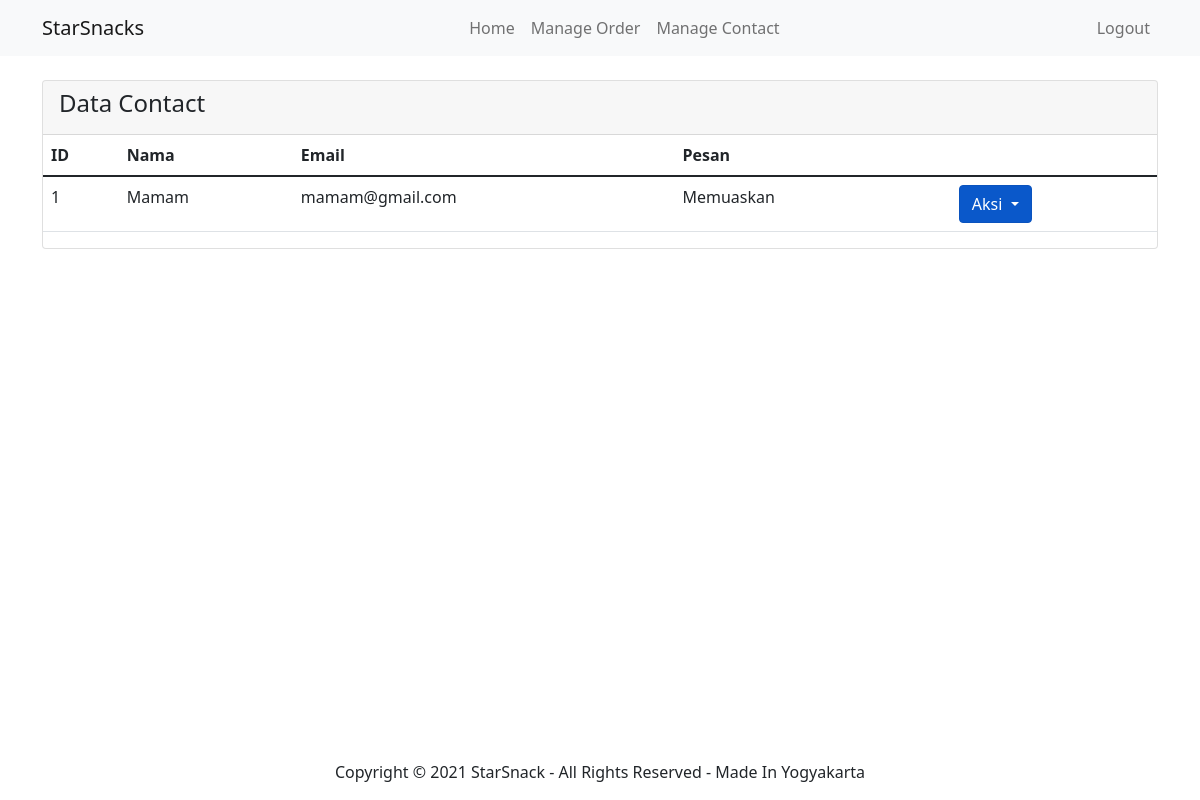
Page /manage-contact.php on the committed database.
### tables this page shows
CREATE TABLE `tbl_contact` (
  `id` int(10) NOT NULL,
  `nama` varchar(255) NOT NULL,
  `email` varchar(255) NOT NULL,
  `pesan` text NOT NULL
);

### manage-contact.php (the view, shortened to what this page needs)
<?php
    include("partial/header.php");
    require("env.php");
    include("admin-menu.php")
    ?>
<div class="container">
    <div class="page-heading">
        <section class="section">
            <div class="row">
                <div class="col-12 py-4">
                    <div class="card">
                        <div class="card-header">
                            <div class="row">
                                <div class="col-6">
                                    <h4 class="card-title">Data Contact</h4>
                                </div>
                            </div>
                        </div>
                        <div class="card-content">
                            <div class="table">
                                <table class="table">
                                    <thead class="thead-dark">
                                        <tr>
                                            <th>ID</th>
                                            <th>Nama</th>
                                            <th>Email</th>
                                            <th>Pesan</th>
                                        </tr>
                                    </thead>
                                    <tbody>
                                        <?php
                                            $sql = "SELECT id,nama,email,pesan FROM tbl_contact";
                                            $hasil = mysqli_query($con,$sql) or exit("Error query: <b>".$sql."</b>.");
                                            while($data = mysqli_fetch_assoc($hasil)){
                                        ?>
                                        <tr>
                                            <td><?php echo $data['id']; ?></td>
                                            <td><?php echo $data['nama']; ?></td>
                                            <td><?php echo $data['email']; ?></td>
                                            <td><?php echo $data['pesan']; ?></td>
                                            <td></td>
                                            <td>
                                                <div class="dropdown show">
                                                    <a class="btn btn-primary dropdown-toggle me-1"
                                                        type="button" id="dropdownMenuButton"
                                                        data-bs-toggle="dropdown" aria-haspopup="true"
                                                        aria-expanded="false">
                                                        Aksi
                                                    </a>
                                                </div>
                                            </td>
                                        </tr>
                                        <?php
                                            }
                                        ?>
                                    </tbody>
                                </table>
                            </div>
                        </div>
                    </div>
                </div>
            </div>
        </section>
    </div>
</div>
<?php include("partial/footer.php"); ?>

### rows in the picture
tbl_contact: id "1", nama "Mamam", email "mamam@gmail.com", pesan "Memuaskan"
